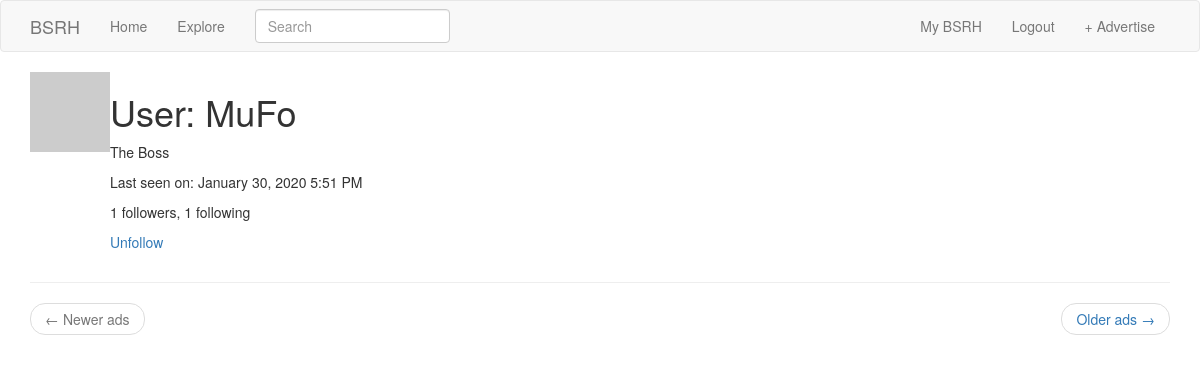
The app's page /user/MuFo (signed in) with its own data.
### app/models.py (models this page shows, shortened)
class User(UserMixin, db.Model):
    id = db.Column(db.Integer, primary_key=True)
    username = db.Column(db.String(64), index=True, unique=True)
    email = db.Column(db.String(120), index=True, unique=True)
    password_hash = db.Column(db.String(128))
    ads = db.relationship('Ad', backref='author', lazy='dynamic')
    about_me = db.Column(db.String(140))
    last_seen = db.Column(db.DateTime, default=datetime.utcnow)
    followed = db.relationship(
        'User', secondary=followers,
        primaryjoin=(followers.c.follower_id == id),
        secondaryjoin=(followers.c.followed_id == id),
        backref=db.backref('followers', lazy='dynamic'), lazy='dynamic')
    def avatar(self, size):
        digest = md5(self.email.lower().encode('utf-8')).hexdigest()
        return 'https://www.gravatar.com/avatar/{}?d=identicon&s={}'.format(digest, size)
    def is_following(self, user):
        return self.followed.filter(
            followers.c.followed_id == user.id).count() > 0

### app/main/routes.py (the view)
@bp.route('/user/<username>')
@login_required
def user(username):
    user = User.query.filter_by(username=username).first_or_404()
    page = request.args.get('page', 1, type=int)
    ads = user.ads.order_by(Ad.timestamp.desc()).paginate(page, current_app.config['ADS_PER_PAGE'], False)
    next_url = url_for('main.user', username=user.username, page=ads.next_num) \
        if ads.has_next else None
    prev_url = url_for('main.user', username=user.username, page=ads.prev_num) \
        if ads.has_prev else None
    return render_template('user.html', user=user, ads=ads.items,
                           next_url=next_url, prev_url=prev_url)

### app/main/forms.py
class SearchForm(FlaskForm):
    q = StringField(_l('Search'), validators=[DataRequired()])
    def __init__(self, *args, **kwargs):
        if 'formdata' not in kwargs:
            kwargs['formdata'] = request.args
        if 'csrf_enabled' not in kwargs:
            kwargs['csrf_enabled'] = False
        super(SearchForm, self).__init__(*args, **kwargs)

### app/main/routes.py (called while the page is built)
@bp.before_request
def before_request():
    if current_user.is_authenticated:
        current_user.last_seen = datetime.utcnow()
    g.locale = str(get_locale())

@bp.before_app_request
def before_request():
    if current_user.is_authenticated:
        current_user.last_seen = datetime.utcnow()
        db.session.commit()
        g.search_form = SearchForm()
    g.locale = str(get_locale())

### app/models.py (called while the page is built)
@login.user_loader
def load_user(id):
    return User.query.get(int(id))

    @classmethod
    def before_commit(cls, session):
        session._changes = {
            'add': list(session.new),
            'update': list(session.dirty),
            'delete': list(session.deleted)
        }

    @classmethod
    def after_commit(cls, session):
        for obj in session._changes['add']:
            if isinstance(obj, SearchableMixin):
                add_to_index(obj.__tablename__, obj)
        for obj in session._changes['update']:
            if isinstance(obj, SearchableMixin):
                add_to_index(obj.__tablename__, obj)
        for obj in session._changes['delete']:
            if isinstance(obj, SearchableMixin):
                remove_from_index(obj.__tablename__, obj)   # Error
        session._changes = None

### app/templates/user.html
{% extends "base.html" %}
{% block app_content %}
    <table>
        <tr valign="top">
            <td><img src="{{ user.avatar(128) }}"></td>
            <td>
                <h1>{{ _('User') }}: {{ user.username }}</h1>
                {% if user.about_me %}
                    <p>
                        {{ user.about_me }}
                    </p>
                {% endif %}
                {% if user.last_seen %}
                    <p>{{ _('Last seen on') }}: {{ moment(user.last_seen).format('LLL') }}</p>
                {% endif %}
                <p>
                    {{ _('%(count)d followers', count=user.followers.count()) }},
                    {{ _('%(count)d following', count=user.followed.count()) }}
                </p>
                {% if user == current_user %}
                    <p><a href="{{ url_for('main.edit_profile') }}">{{ _('Edit your profile') }}</a></p>
                {% elif not current_user.is_following(user) %}
                    <p><a href="{{ url_for('main.follow', username=user.username) }}">{{ _('Follow') }}</a></p>
                {% else %}
                    <p><a href="{{ url_for('main.unfollow', username=user.username) }}">{{ _('Unfollow') }}</a></p>
                {% endif %}
            </td>
        </tr>
    </table>
    <hr>
    <nav aria-label="...">
        <ul class="pager">
            <li class="previous{% if not prev_url %} disabled{% endif %}">
                <a href="{{ prev_url or '#' }}">
                    <span aria-hidden="true">&larr;</span> {{ _('Newer ads') }}
                </a>
            </li>
            <li class="next{% if not next_url %} disabled{% endif %}">
                <a href="{{ next_url or '#' }}">
                    {{ _('Older ads') }} <span aria-hidden="true">&rarr;</span>
                </a>
            </li>
        </ul>
    </nav>
{% endblock %}

### records on screen
User: username "MuFo", about_me "The Boss", last_seen "January 30, 2020 5:51 PM"
